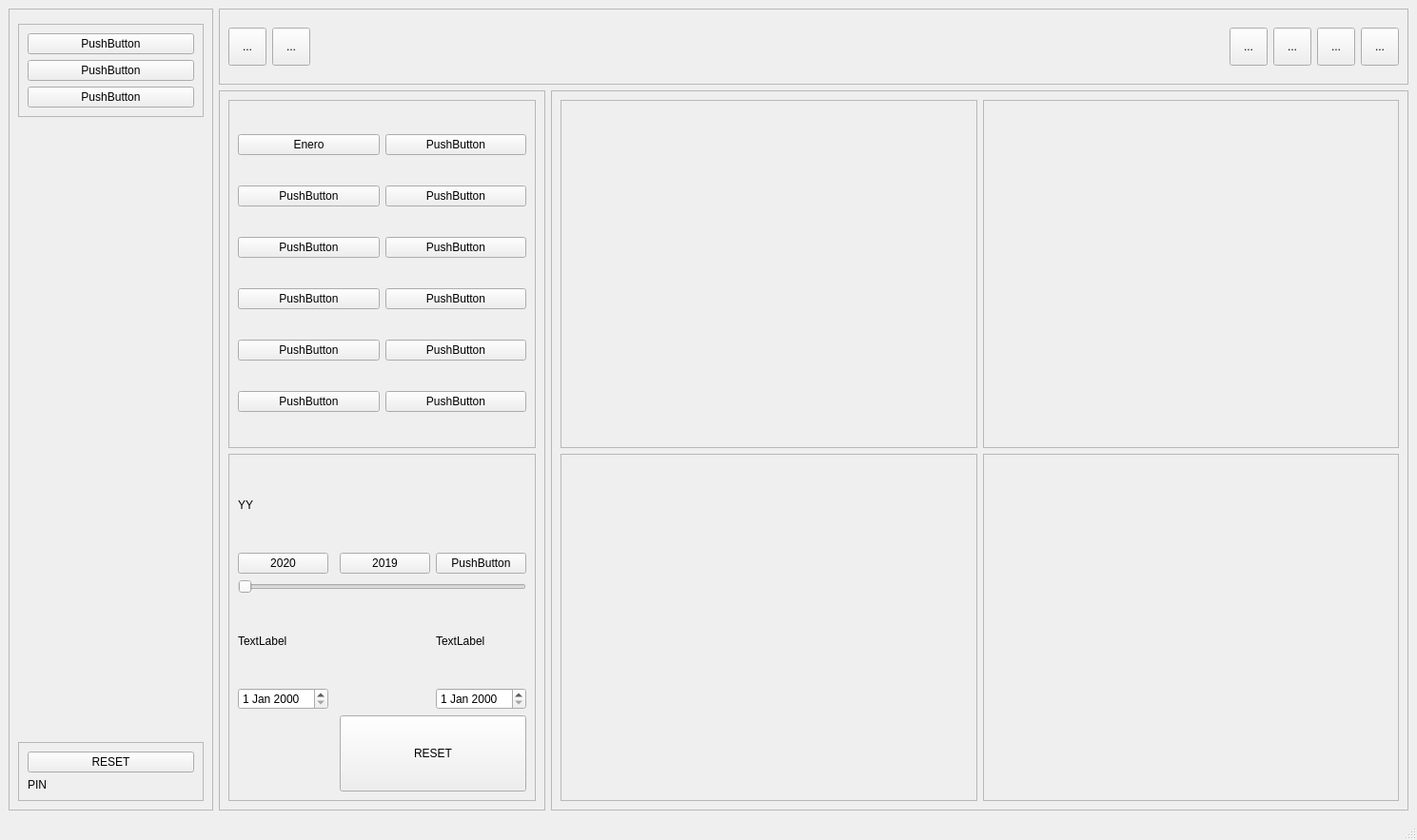
<?xml version="1.0" encoding="UTF-8"?>
<ui version="4.0">
 <class>MainWindow</class>
 <widget class="QMainWindow" name="MainWindow">
  <property name="geometry">
   <rect>
    <x>0</x>
    <y>0</y>
    <width>1489</width>
    <height>883</height>
   </rect>
  </property>
  <property name="windowTitle">
   <string>MainWindow</string>
  </property>
  <property name="styleSheet">
   <string notr="true"/>
  </property>
  <widget class="QWidget" name="centralwidget">
   <layout class="QGridLayout" name="gridLayout" rowstretch="2,19" columnstretch="5,8,21">
    <item row="0" column="0" rowspan="2">
     <widget class="QFrame" name="frame_barra_menu">
      <property name="frameShape">
       <enum>QFrame::StyledPanel</enum>
      </property>
      <property name="frameShadow">
       <enum>QFrame::Raised</enum>
      </property>
      <layout class="QVBoxLayout" name="verticalLayout">
       <item>
        <widget class="QFrame" name="frame_13">
         <property name="frameShape">
          <enum>QFrame::StyledPanel</enum>
         </property>
         <property name="frameShadow">
          <enum>QFrame::Raised</enum>
         </property>
        </widget>
       </item>
       <item>
        <widget class="QFrame" name="frame_5">
         <property name="frameShape">
          <enum>QFrame::StyledPanel</enum>
         </property>
         <property name="frameShadow">
          <enum>QFrame::Raised</enum>
         </property>
         <layout class="QVBoxLayout" name="verticalLayout_2">
          <item>
           <widget class="QPushButton" name="pushButton">
            <property name="text">
             <string>PushButton</string>
            </property>
           </widget>
          </item>
          <item>
           <widget class="QPushButton" name="pushButton_2">
            <property name="text">
             <string>PushButton</string>
            </property>
           </widget>
          </item>
          <item>
           <widget class="QPushButton" name="pushButton_3">
            <property name="text">
             <string>PushButton</string>
            </property>
           </widget>
          </item>
         </layout>
        </widget>
       </item>
       <item>
        <spacer name="verticalSpacer">
         <property name="orientation">
          <enum>Qt::Vertical</enum>
         </property>
         <property name="sizeHint" stdset="0">
          <size>
           <width>20</width>
           <height>40</height>
          </size>
         </property>
        </spacer>
       </item>
       <item>
        <widget class="QFrame" name="frame_4">
         <property name="frameShape">
          <enum>QFrame::StyledPanel</enum>
         </property>
         <property name="frameShadow">
          <enum>QFrame::Raised</enum>
         </property>
         <layout class="QVBoxLayout" name="verticalLayout_3">
          <item>
           <widget class="QPushButton" name="pushButton_4">
            <property name="text">
             <string>RESET</string>
            </property>
            <property name="icon">
             <iconset>
              <normaloff>cait.gif</normaloff>cait.gif</iconset>
            </property>
            <property name="iconSize">
             <size>
              <width>120</width>
              <height>120</height>
             </size>
            </property>
           </widget>
          </item>
          <item>
           <widget class="QLabel" name="label">
            <property name="text">
             <string>PIN</string>
            </property>
           </widget>
          </item>
         </layout>
        </widget>
       </item>
      </layout>
     </widget>
    </item>
    <item row="0" column="1" colspan="2">
     <widget class="QFrame" name="frame_tool">
      <property name="frameShape">
       <enum>QFrame::StyledPanel</enum>
      </property>
      <property name="frameShadow">
       <enum>QFrame::Raised</enum>
      </property>
      <layout class="QHBoxLayout" name="horizontalLayout_2">
       <item>
        <widget class="QToolButton" name="boto_menu">
         <property name="minimumSize">
          <size>
           <width>40</width>
           <height>40</height>
          </size>
         </property>
         <property name="maximumSize">
          <size>
           <width>40</width>
           <height>40</height>
          </size>
         </property>
         <property name="text">
          <string>...</string>
         </property>
        </widget>
       </item>
       <item>
        <widget class="QToolButton" name="boto_tool">
         <property name="minimumSize">
          <size>
           <width>40</width>
           <height>40</height>
          </size>
         </property>
         <property name="maximumSize">
          <size>
           <width>40</width>
           <height>40</height>
          </size>
         </property>
         <property name="text">
          <string>...</string>
         </property>
        </widget>
       </item>
       <item>
        <spacer name="horizontalSpacer">
         <property name="orientation">
          <enum>Qt::Horizontal</enum>
         </property>
         <property name="sizeHint" stdset="0">
          <size>
           <width>40</width>
           <height>20</height>
          </size>
         </property>
        </spacer>
       </item>
       <item>
        <widget class="QToolButton" name="boto_min">
         <property name="minimumSize">
          <size>
           <width>40</width>
           <height>40</height>
          </size>
         </property>
         <property name="maximumSize">
          <size>
           <width>40</width>
           <height>40</height>
          </size>
         </property>
         <property name="text">
          <string>...</string>
         </property>
        </widget>
       </item>
       <item>
        <widget class="QToolButton" name="boto_restaurar">
         <property name="minimumSize">
          <size>
           <width>40</width>
           <height>40</height>
          </size>
         </property>
         <property name="maximumSize">
          <size>
           <width>40</width>
           <height>40</height>
          </size>
         </property>
         <property name="text">
          <string>...</string>
         </property>
        </widget>
       </item>
       <item>
        <widget class="QToolButton" name="boto_max">
         <property name="minimumSize">
          <size>
           <width>40</width>
           <height>40</height>
          </size>
         </property>
         <property name="maximumSize">
          <size>
           <width>40</width>
           <height>40</height>
          </size>
         </property>
         <property name="text">
          <string>...</string>
         </property>
        </widget>
       </item>
       <item>
        <widget class="QToolButton" name="boto_cerrar">
         <property name="minimumSize">
          <size>
           <width>40</width>
           <height>40</height>
          </size>
         </property>
         <property name="text">
          <string>...</string>
         </property>
        </widget>
       </item>
      </layout>
     </widget>
    </item>
    <item row="1" column="1">
     <widget class="QFrame" name="frame_barra_tool">
      <property name="frameShape">
       <enum>QFrame::StyledPanel</enum>
      </property>
      <property name="frameShadow">
       <enum>QFrame::Raised</enum>
      </property>
      <layout class="QVBoxLayout" name="verticalLayout_5">
       <item>
        <widget class="QFrame" name="frame_11">
         <property name="frameShape">
          <enum>QFrame::StyledPanel</enum>
         </property>
         <property name="frameShadow">
          <enum>QFrame::Raised</enum>
         </property>
         <layout class="QGridLayout" name="gridLayout_3">
          <item row="9" column="1">
           <widget class="QPushButton" name="pushButton_15">
            <property name="text">
             <string>PushButton</string>
            </property>
           </widget>
          </item>
          <item row="7" column="1">
           <widget class="QPushButton" name="pushButton_11">
            <property name="text">
             <string>PushButton</string>
            </property>
           </widget>
          </item>
          <item row="9" column="0">
           <widget class="QPushButton" name="pushButton_14">
            <property name="text">
             <string>PushButton</string>
            </property>
           </widget>
          </item>
          <item row="5" column="0">
           <widget class="QPushButton" name="pushButton_5">
            <property name="text">
             <string>PushButton</string>
            </property>
           </widget>
          </item>
          <item row="5" column="1">
           <widget class="QPushButton" name="pushButton_10">
            <property name="text">
             <string>PushButton</string>
            </property>
           </widget>
          </item>
          <item row="2" column="0">
           <widget class="QPushButton" name="pushButton_7">
            <property name="text">
             <string>Enero</string>
            </property>
           </widget>
          </item>
          <item row="10" column="0">
           <widget class="QPushButton" name="pushButton_13">
            <property name="text">
             <string>PushButton</string>
            </property>
           </widget>
          </item>
          <item row="2" column="1">
           <widget class="QPushButton" name="pushButton_9">
            <property name="text">
             <string>PushButton</string>
            </property>
           </widget>
          </item>
          <item row="8" column="0">
           <widget class="QPushButton" name="pushButton_6">
            <property name="text">
             <string>PushButton</string>
            </property>
           </widget>
          </item>
          <item row="7" column="0">
           <widget class="QPushButton" name="pushButton_8">
            <property name="text">
             <string>PushButton</string>
            </property>
           </widget>
          </item>
          <item row="8" column="1">
           <widget class="QPushButton" name="pushButton_12">
            <property name="text">
             <string>PushButton</string>
            </property>
           </widget>
          </item>
          <item row="10" column="1">
           <widget class="QPushButton" name="pushButton_16">
            <property name="text">
             <string>PushButton</string>
            </property>
           </widget>
          </item>
         </layout>
        </widget>
       </item>
       <item>
        <widget class="QFrame" name="frame_12">
         <property name="frameShape">
          <enum>QFrame::StyledPanel</enum>
         </property>
         <property name="frameShadow">
          <enum>QFrame::Raised</enum>
         </property>
         <layout class="QGridLayout" name="gridLayout_5">
          <item row="1" column="3">
           <widget class="QPushButton" name="pushButton_20">
            <property name="text">
             <string>PushButton</string>
            </property>
           </widget>
          </item>
          <item row="0" column="0">
           <widget class="QLabel" name="label_3">
            <property name="text">
             <string>YY</string>
            </property>
           </widget>
          </item>
          <item row="5" column="0" colspan="4">
           <widget class="QSlider" name="horizontalSlider">
            <property name="orientation">
             <enum>Qt::Horizontal</enum>
            </property>
           </widget>
          </item>
          <item row="1" column="0">
           <widget class="QPushButton" name="pushButton_18">
            <property name="text">
             <string>2020</string>
            </property>
           </widget>
          </item>
          <item row="7" column="0">
           <widget class="QDateEdit" name="dateEdit_2"/>
          </item>
          <item row="1" column="2">
           <widget class="QPushButton" name="pushButton_17">
            <property name="text">
             <string>2019</string>
            </property>
           </widget>
          </item>
          <item row="6" column="0">
           <widget class="QLabel" name="label_4">
            <property name="text">
             <string>TextLabel</string>
            </property>
           </widget>
          </item>
          <item row="7" column="3">
           <widget class="QDateEdit" name="dateEdit"/>
          </item>
          <item row="6" column="3">
           <widget class="QLabel" name="label_5">
            <property name="text">
             <string>TextLabel</string>
            </property>
           </widget>
          </item>
          <item row="7" column="2">
           <spacer name="horizontalSpacer_2">
            <property name="orientation">
             <enum>Qt::Horizontal</enum>
            </property>
            <property name="sizeHint" stdset="0">
             <size>
              <width>40</width>
              <height>20</height>
             </size>
            </property>
           </spacer>
          </item>
          <item row="8" column="2" colspan="2">
           <widget class="QPushButton" name="pushButton_19">
            <property name="minimumSize">
             <size>
              <width>80</width>
              <height>80</height>
             </size>
            </property>
            <property name="maximumSize">
             <size>
              <width>16777215</width>
              <height>16777215</height>
             </size>
            </property>
            <property name="sizeIncrement">
             <size>
              <width>80</width>
              <height>80</height>
             </size>
            </property>
            <property name="text">
             <string>RESET</string>
            </property>
            <property name="icon">
             <iconset>
              <normaloff>vi.gif</normaloff>vi.gif</iconset>
            </property>
            <property name="iconSize">
             <size>
              <width>120</width>
              <height>120</height>
             </size>
            </property>
           </widget>
          </item>
         </layout>
        </widget>
       </item>
      </layout>
     </widget>
    </item>
    <item row="1" column="2">
     <widget class="QFrame" name="frame_2">
      <property name="frameShape">
       <enum>QFrame::StyledPanel</enum>
      </property>
      <property name="frameShadow">
       <enum>QFrame::Raised</enum>
      </property>
      <layout class="QVBoxLayout" name="verticalLayout_4">
       <property name="spacing">
        <number>0</number>
       </property>
       <property name="leftMargin">
        <number>0</number>
       </property>
       <property name="topMargin">
        <number>0</number>
       </property>
       <property name="rightMargin">
        <number>0</number>
       </property>
       <property name="bottomMargin">
        <number>0</number>
       </property>
       <item>
        <widget class="QStackedWidget" name="stackedWidget">
         <property name="currentIndex">
          <number>0</number>
         </property>
         <widget class="QWidget" name="page">
          <layout class="QGridLayout" name="gridLayout_2">
           <item row="1" column="1">
            <widget class="QFrame" name="frame_9">
             <property name="frameShape">
              <enum>QFrame::StyledPanel</enum>
             </property>
             <property name="frameShadow">
              <enum>QFrame::Raised</enum>
             </property>
             <layout class="QHBoxLayout" name="horizontalLayout">
              <item>
               <widget class="PlotWidget" name="widget_3" native="true"/>
              </item>
             </layout>
            </widget>
           </item>
           <item row="0" column="1">
            <widget class="QFrame" name="frame_8">
             <property name="frameShape">
              <enum>QFrame::StyledPanel</enum>
             </property>
             <property name="frameShadow">
              <enum>QFrame::Raised</enum>
             </property>
             <layout class="QHBoxLayout" name="horizontalLayout_3">
              <item>
               <widget class="PlotWidget" name="widget" native="true"/>
              </item>
             </layout>
            </widget>
           </item>
           <item row="1" column="0">
            <widget class="QFrame" name="frame_6">
             <property name="frameShape">
              <enum>QFrame::StyledPanel</enum>
             </property>
             <property name="frameShadow">
              <enum>QFrame::Raised</enum>
             </property>
             <layout class="QVBoxLayout" name="verticalLayout_7">
              <item>
               <widget class="PlotWidget" name="widget_2" native="true"/>
              </item>
             </layout>
            </widget>
           </item>
           <item row="0" column="0">
            <widget class="QFrame" name="frame_7">
             <property name="frameShape">
              <enum>QFrame::StyledPanel</enum>
             </property>
             <property name="frameShadow">
              <enum>QFrame::Raised</enum>
             </property>
             <layout class="QVBoxLayout" name="verticalLayout_6">
              <item>
               <widget class="PlotWidget" name="widgetGraficoBarra" native="true"/>
              </item>
             </layout>
            </widget>
           </item>
          </layout>
         </widget>
         <widget class="QWidget" name="page_2">
          <layout class="QHBoxLayout" name="horizontalLayout_4">
           <item>
            <widget class="QFrame" name="frame_3">
             <property name="frameShape">
              <enum>QFrame::StyledPanel</enum>
             </property>
             <property name="frameShadow">
              <enum>QFrame::Raised</enum>
             </property>
             <layout class="QGridLayout" name="gridLayout_6" rowstretch="2,6" rowminimumheight="0,0" columnminimumwidth="0,0,0">
              <item row="0" column="1">
               <widget class="QFrame" name="frame_17">
                <property name="frameShape">
                 <enum>QFrame::StyledPanel</enum>
                </property>
                <property name="frameShadow">
                 <enum>QFrame::Raised</enum>
                </property>
                <layout class="QVBoxLayout" name="verticalLayout_9">
                 <item>
                  <widget class="PlotWidget" name="widget_6" native="true"/>
                 </item>
                </layout>
               </widget>
              </item>
              <item row="1" column="0" colspan="3">
               <widget class="QFrame" name="frame_16">
                <property name="frameShape">
                 <enum>QFrame::StyledPanel</enum>
                </property>
                <property name="frameShadow">
                 <enum>QFrame::Raised</enum>
                </property>
                <layout class="QVBoxLayout" name="verticalLayout_11">
                 <item>
                  <widget class="PlotWidget" name="widget_5" native="true"/>
                 </item>
                </layout>
               </widget>
              </item>
              <item row="0" column="2">
               <widget class="QFrame" name="frame_15">
                <property name="frameShape">
                 <enum>QFrame::StyledPanel</enum>
                </property>
                <property name="frameShadow">
                 <enum>QFrame::Raised</enum>
                </property>
                <layout class="QVBoxLayout" name="verticalLayout_10">
                 <item>
                  <widget class="PlotWidget" name="widget_7" native="true"/>
                 </item>
                </layout>
               </widget>
              </item>
              <item row="0" column="0">
               <widget class="QFrame" name="frame_14">
                <property name="frameShape">
                 <enum>QFrame::StyledPanel</enum>
                </property>
                <property name="frameShadow">
                 <enum>QFrame::Raised</enum>
                </property>
                <layout class="QVBoxLayout" name="verticalLayout_8">
                 <item>
                  <widget class="PlotWidget" name="widget_4" native="true"/>
                 </item>
                </layout>
               </widget>
              </item>
             </layout>
            </widget>
           </item>
          </layout>
         </widget>
        </widget>
       </item>
      </layout>
     </widget>
    </item>
   </layout>
  </widget>
  <widget class="QStatusBar" name="statusbar"/>
 </widget>
 <customwidgets>
  <customwidget>
   <class>PlotWidget</class>
   <extends>QWidget</extends>
   <header location="global">pyqtgraph</header>
   <container>1</container>
  </customwidget>
 </customwidgets>
 <resources/>
 <connections/>
</ui>
